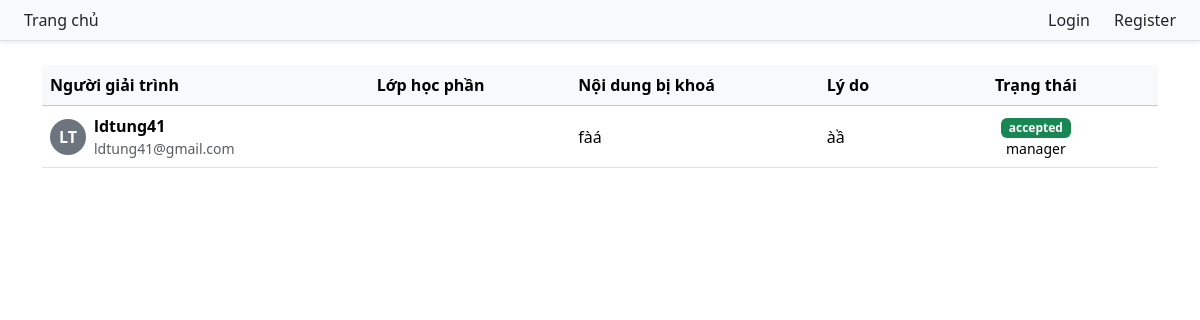
The page /explanation on the database its author committed.
### app/models/explanation_model.py (models this page shows)
class Explanation(Base):
    __tablename__ = "explanation"
    id = Column(Integer, primary_key=True, index=True)
    student_username = Column(String(80), nullable=False)
    student_email = Column(String(120), nullable=False)
    class_ = Column("class", String(100), nullable=False) # Đổi tên cột để tránh xung đột với từ khóa 'class'
    lock_part = Column(String(200), nullable=False)
    reason = Column(Text, nullable=False)
    state = Column(String(20), default="pending")
    manager_username = Column(String(80), nullable=True)

### app/routers/user_router.py (the view)
@router.get("/explanation", response_class=HTMLResponse)
async def explanation(request: Request, current_user: Annotated[Optional[User], Depends(get_current_user_fastapi)], db: Session = Depends(get_db)):
    explanations = explanation_service.get_all_explanations(db)
    return templates.TemplateResponse("explanation.html", {"request": request, "user": current_user, "explanations": explanations})

### app/templates/explanation.html (shortened to what this page needs)
{% extends "base.html" %} {% block title %}Đơn giải trình{% endblock %} {% block
content %}
<table class="table table-hover align-middle">
  <thead class="table-light">
    <tr>
      <th>Người giải trình</th>
      <th>Lớp học phần</th>
      <th>Nội dung bị khoá</th>
      <th>Lý do</th>
      <th class="text-center" style="min-width: 150px">Trạng thái</th>
    </tr>
  </thead>
  <tbody>
    {% for e in explanations %}
    <tr style="cursor: pointer">
      <td>
        <div class="d-flex align-items-center gap-2">
          <div
            class="rounded-circle bg-secondary text-white d-flex justify-content-center align-items-center"
            style="width: 36px; height: 36px; font-weight: 700"
          >
            LT
          </div>
          <div>
            <div class="fw-semibold">{{ e.student_username }}</div>
            <div class="text-muted small">{{ e.student_email }}</div>
          </div>
        </div>
      </td>
      <td>
      </td>
      <td>{{ e.lock_part }}</td>
      <td>{{ e.reason }}</td>
      <td class="text-center" style="min-width: 150px">
        <span
          class="badge {% if e.state == 'pending' %} bg-secondary {% elif e.state == 'delice' %} bg-danger {% else %} bg-success {% endif %}"
        >
          {{ e.state }}
        </span>
        <div class="small">{{ e.manager_username }}</div>
      </td>
    </tr>
    {% endfor %}
  </tbody>
</table>
{% endblock %}

### rows shown on the page
Explanation: student_username "ldtung41", student_email "ldtung41@gmail.com", lock_part "fàá", reason "àầ", state "accepted", manager_username "manager"
